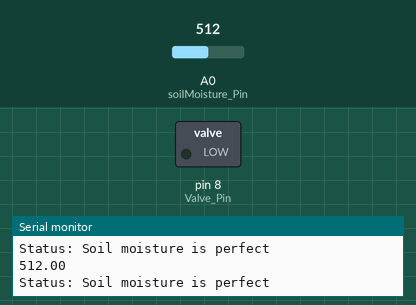
Recording of a sketch running on a simulated Arduino Uno, built with avr-gcc and run on an emulated ATmega328P. On the bench: switched loads named in the sketch (green lamp = pin HIGH), the last lines printed to the serial monitor. The test bench sets the inputs (shaded band); at power-on: A0 (soilMoisture_Pin) = 512.

Above: at 5.8 s.
5.9 s: A0 (soilMoisture_Pin) set to 741
11.9 s: A0 (soilMoisture_Pin) set to 763
At 15.9 s:
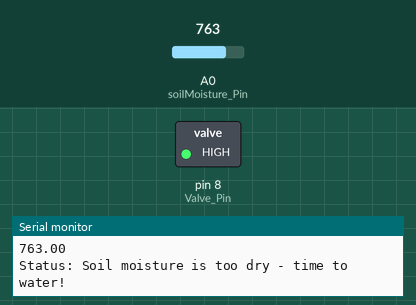
17.9 s: A0 (soilMoisture_Pin) set to 716
At 21.0 s:
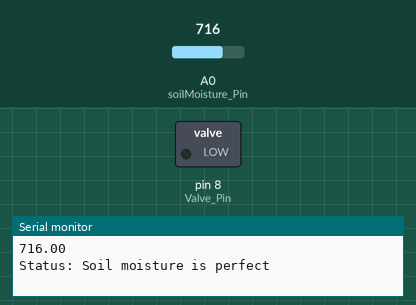
23.9 s: A0 (soilMoisture_Pin) set to 900
At 26.0 s:
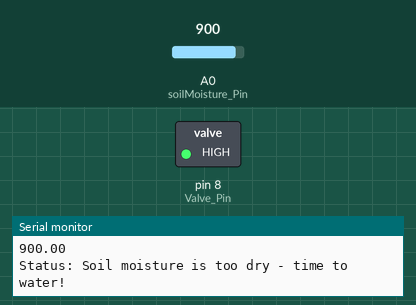
Timing chart, 0 to 27.5 s (numbered marks = the images above; inputs shaded):
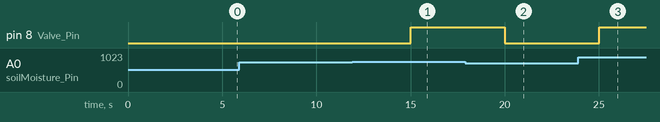

Measured:
- the behaviour switches between 749 and 750 on A0 (soilMoisture_Pin) (found by bisection; images 0 and 1)
- after the input at 11.9 s, pin 8 (Valve_Pin): LOW → HIGH after 3.1 s
- after the input at 17.9 s, pin 8 (Valve_Pin): HIGH → LOW after 2.1 s
- after the input at 23.9 s, pin 8 (Valve_Pin): LOW → HIGH after 1.1 s

The sketch:

Task9.ino
```cpp
const int Valve_Pin = 8;
#define soilMoisture_Pin A0

#define soilWet 500
#define soilDry 750

float soil;

void setup() {
  pinMode(Valve_Pin, OUTPUT);
  digitalWrite(Valve_Pin, LOW);
  Serial.begin(9600);
}

void loop() {
  soil = analogRead(soilMoisture_Pin);
  Serial.println(soil);
  if (soil < soilWet) {
    digitalWrite(Valve_Pin, LOW);
    Serial.println("Status: Soil is too wet");
  } else if(soil >= soilWet && soil < soilDry) {
    digitalWrite(Valve_Pin, LOW);
    Serial.println("Status: Soil moisture is perfect");
  } else {
    digitalWrite(Valve_Pin, HIGH);
    Serial.println("Status: Soil moisture is too dry - time to water!");
  }
  delay(5000);
}
```
